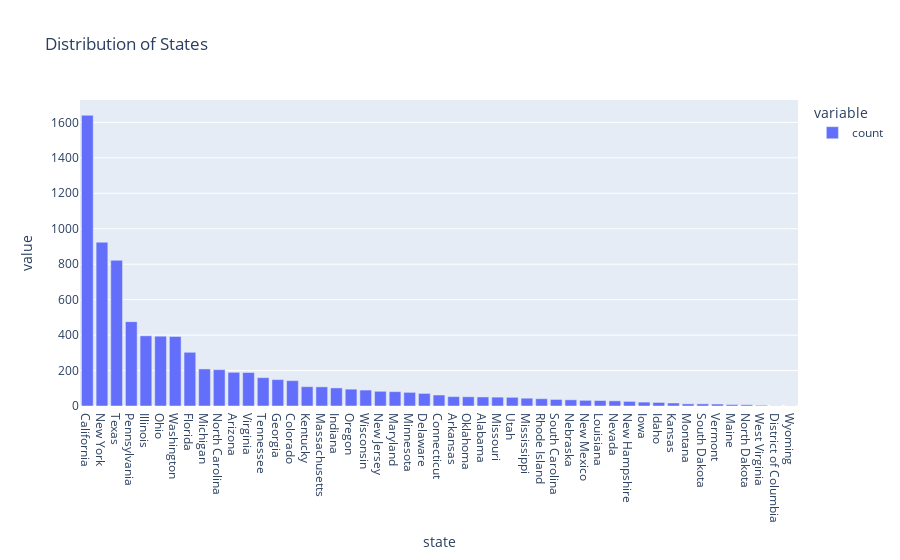

Here is the notebook cell this chart was saved with:
### Code cell
# the distribution of states.
state_counts = df['state'].value_counts()

px.bar(data_frame=state_counts, title="Distribution of States")

### Figure 1 — Plotly figure (JSON) as saved in the notebook; plotly's stock layout.template omitted (floating-point values rounded to 4 significant figures)
{"data": [{"alignmentgroup": "True", "hovertemplate": "variable=count<br>state=%{x}<br>value=%{y}<extra></extra>", "legendgroup": "count", "marker": {"color": "#636efa", "pattern": {"shape": ""}}, "name": "count", "offsetgroup": "count", "orientation": "v", "showlegend": true, "textposition": "auto", "type": "bar", "x": ["California", "New York", "Texas", "Pennsylvania", "Illinois", "Ohio", "Washington", "Florida", "Michigan", "North Carolina", "Arizona", "Virginia", "Tennessee", "Georgia", "Colorado", "Kentucky", "Massachusetts", "Indiana", "Oregon", "Wisconsin", "New Jersey", "Maryland", "Minnesota", "Delaware", "Connecticut", "Arkansas", "Oklahoma", "Alabama", "Missouri", "Utah", "Mississippi", "Rhode Island", "South Carolina", "Nebraska", "New Mexico", "Louisiana", "Nevada", "New Hampshire", "Iowa", "Idaho", "Kansas", "Montana", "South Dakota", "Vermont", "Maine", "North Dakota", "West Virginia", "District of Columbia", "Wyoming"], "xaxis": "x", "y": [1640, 924, 822, 476, 396, 394, 392, 303, 209, 205, 190, 189, 160, 149, 143, 109, 108, 102, 95, 90, 83, 81, 77, 71, 62, 53, 52, 51, 50, 49, 44, 41, 37, 35, 32, 31, 29, 26, 22, 20, 17, 12, 12, 11, 8, 7, 4, 1, 1], "yaxis": "y"}], "layout": {"barmode": "relative", "legend": {"title": {"text": "variable"}, "tracegroupgap": 0}, "title": {"text": "Distribution of States"}, "xaxis": {"anchor": "y", "domain": [0, 1], "title": {"text": "state"}}, "yaxis": {"anchor": "x", "domain": [0, 1], "title": {"text": "value"}}}}
